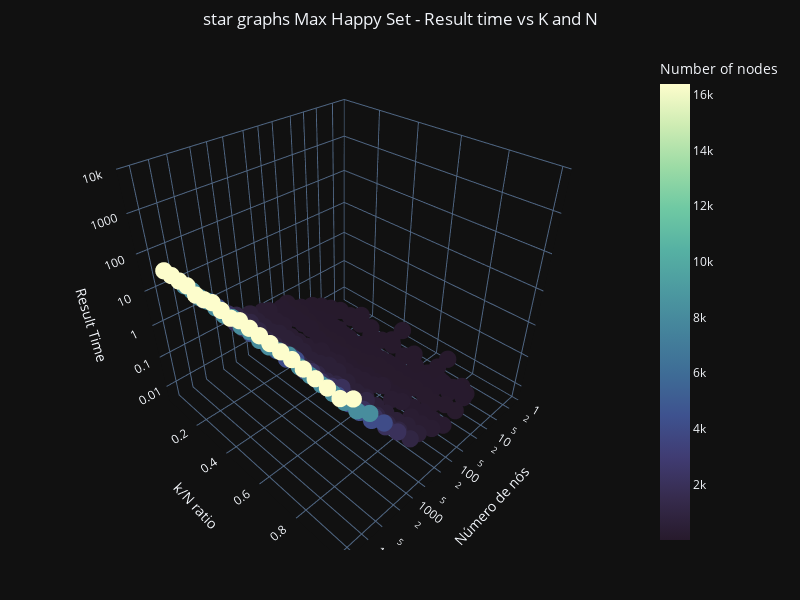
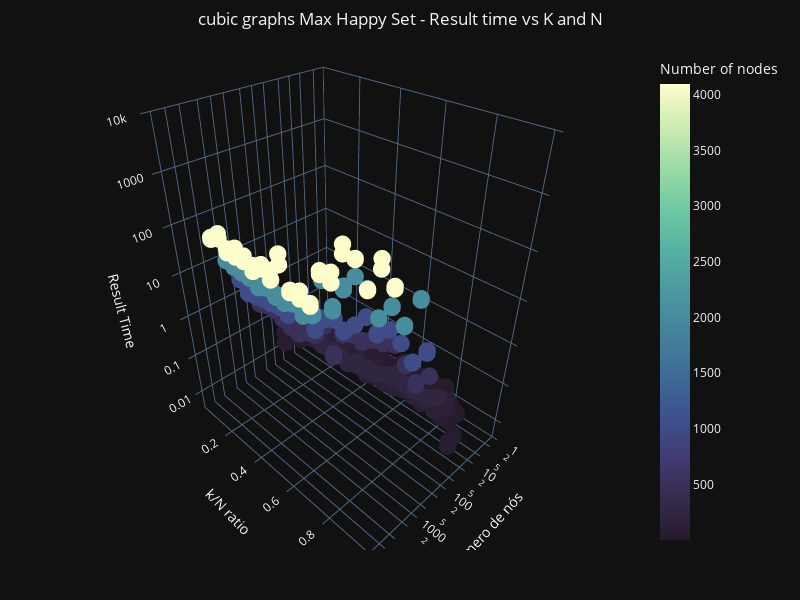
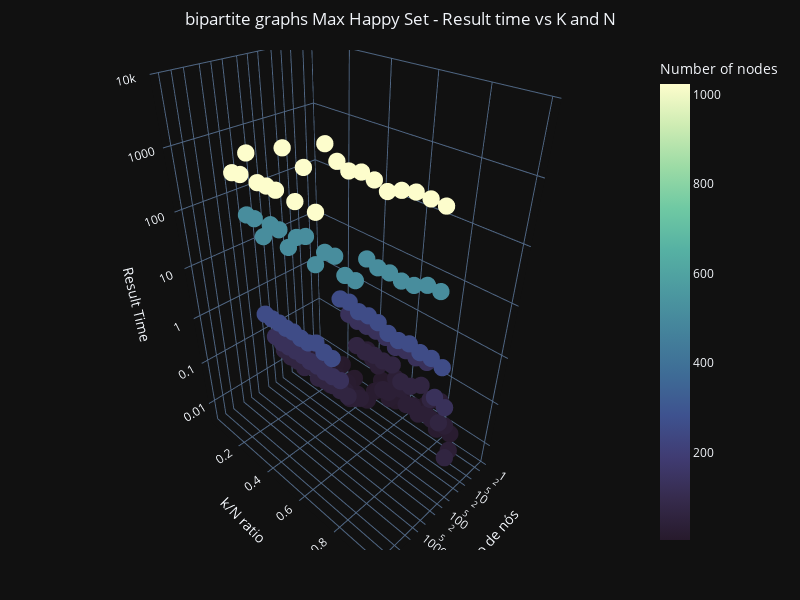
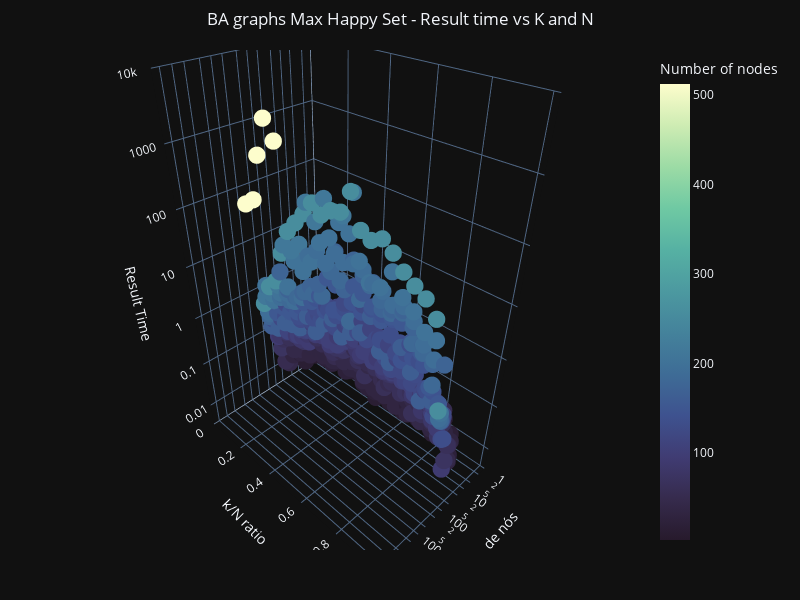

The notebook cell saved with these charts, in order:
### Code cell
GraphsResults7p6p8()

### Figure 1 — Plotly figure (JSON) as saved in the notebook; plotly's stock layout.template omitted (floating-point values rounded to 4 significant figures; data arrays with more than 128 entries replaced by an {"elided": "..."} marker saying what was removed)
{"data": [{"hovertemplate": "Number of nodes=%{marker.color}<br>k/N ratio=%{y}<br>Result Time=%{z}<extra></extra>", "legendgroup": "", "marker": {"color": {"elided": "239 int values"}, "coloraxis": "coloraxis", "size": 6, "sizemode": "area", "sizeref": 40.96, "symbol": "circle"}, "mode": "markers", "name": "", "scene": "scene", "showlegend": false, "type": "scatter3d", "x": {"elided": "239 int values"}, "y": {"elided": "239 float values"}, "z": {"elided": "239 float values"}}], "layout": {"coloraxis": {"colorbar": {"title": {"text": "Number of nodes"}}, "colorscale": [[0, "rgb(39, 26, 44)"], [0.09091, "rgb(54, 43, 77)"], [0.1818, "rgb(64, 60, 115)"], [0.2727, "rgb(62, 82, 143)"], [0.3636, "rgb(62, 108, 150)"], [0.4545, "rgb(68, 130, 155)"], [0.5455, "rgb(76, 153, 160)"], [0.6364, "rgb(86, 177, 163)"], [0.7273, "rgb(111, 201, 163)"], [0.8182, "rgb(156, 219, 165)"], [0.9091, "rgb(206, 236, 179)"], [1, "rgb(253, 253, 204)"]]}, "height": 600, "hovermode": "closest", "legend": {"borderwidth": 1, "itemsizing": "constant", "title": {"font": {"size": 12}, "text": "k/N Ratio"}, "tracegroupgap": 0, "x": 1, "y": 1}, "margin": {"b": 50, "l": 50, "r": 50, "t": 50}, "scene": {"domain": {"x": [0, 1], "y": [0, 1]}, "xaxis": {"range": [0, 4.5], "title": {"text": "Número de nós"}, "type": "log"}, "yaxis": {"title": {"text": "k/N ratio"}, "type": "linear"}, "zaxis": {"range": [-2.5, 4], "title": {"text": "Result Time"}, "type": "log"}}, "title": {"text": "star graphs Max Happy Set - Result time vs K and N", "x": 0.5, "xanchor": "center"}, "width": 800}}

### Figure 2 — Plotly figure (JSON) as saved in the notebook; plotly's stock layout.template omitted (floating-point values rounded to 4 significant figures; data arrays with more than 128 entries replaced by an {"elided": "..."} marker saying what was removed)
{"data": [{"hovertemplate": "Number of nodes=%{marker.color}<br>k/N ratio=%{y}<br>Result Time=%{z}<extra></extra>", "legendgroup": "", "marker": {"color": {"elided": "396 int values"}, "coloraxis": "coloraxis", "size": 6, "sizemode": "area", "sizeref": 10.24, "symbol": "circle"}, "mode": "markers", "name": "", "scene": "scene", "showlegend": false, "type": "scatter3d", "x": {"elided": "396 int values"}, "y": {"elided": "396 float values"}, "z": {"elided": "396 float values"}}], "layout": {"coloraxis": {"colorbar": {"title": {"text": "Number of nodes"}}, "colorscale": [[0, "rgb(39, 26, 44)"], [0.09091, "rgb(54, 43, 77)"], [0.1818, "rgb(64, 60, 115)"], [0.2727, "rgb(62, 82, 143)"], [0.3636, "rgb(62, 108, 150)"], [0.4545, "rgb(68, 130, 155)"], [0.5455, "rgb(76, 153, 160)"], [0.6364, "rgb(86, 177, 163)"], [0.7273, "rgb(111, 201, 163)"], [0.8182, "rgb(156, 219, 165)"], [0.9091, "rgb(206, 236, 179)"], [1, "rgb(253, 253, 204)"]]}, "height": 600, "hovermode": "closest", "legend": {"borderwidth": 1, "itemsizing": "constant", "title": {"font": {"size": 12}, "text": "k/N Ratio"}, "tracegroupgap": 0, "x": 1, "y": 1}, "margin": {"b": 50, "l": 50, "r": 50, "t": 50}, "scene": {"domain": {"x": [0, 1], "y": [0, 1]}, "xaxis": {"range": [0, 4.5], "title": {"text": "Número de nós"}, "type": "log"}, "yaxis": {"title": {"text": "k/N ratio"}, "type": "linear"}, "zaxis": {"range": [-2.5, 4], "title": {"text": "Result Time"}, "type": "log"}}, "title": {"text": "cubic graphs Max Happy Set - Result time vs K and N", "x": 0.5, "xanchor": "center"}, "width": 800}}

### Figure 3 — Plotly figure (JSON) as saved in the notebook; plotly's stock layout.template omitted (floating-point values rounded to 4 significant figures; data arrays with more than 128 entries replaced by an {"elided": "..."} marker saying what was removed)
{"data": [{"hovertemplate": "Number of nodes=%{marker.color}<br>k/N ratio=%{y}<br>Result Time=%{z}<extra></extra>", "legendgroup": "", "marker": {"color": {"elided": "159 int values"}, "coloraxis": "coloraxis", "size": 6, "sizemode": "area", "sizeref": 2.56, "symbol": "circle"}, "mode": "markers", "name": "", "scene": "scene", "showlegend": false, "type": "scatter3d", "x": {"elided": "159 int values"}, "y": {"elided": "159 float values"}, "z": {"elided": "159 float values"}}], "layout": {"coloraxis": {"colorbar": {"title": {"text": "Number of nodes"}}, "colorscale": [[0, "rgb(39, 26, 44)"], [0.09091, "rgb(54, 43, 77)"], [0.1818, "rgb(64, 60, 115)"], [0.2727, "rgb(62, 82, 143)"], [0.3636, "rgb(62, 108, 150)"], [0.4545, "rgb(68, 130, 155)"], [0.5455, "rgb(76, 153, 160)"], [0.6364, "rgb(86, 177, 163)"], [0.7273, "rgb(111, 201, 163)"], [0.8182, "rgb(156, 219, 165)"], [0.9091, "rgb(206, 236, 179)"], [1, "rgb(253, 253, 204)"]]}, "height": 600, "hovermode": "closest", "legend": {"borderwidth": 1, "itemsizing": "constant", "title": {"font": {"size": 12}, "text": "k/N Ratio"}, "tracegroupgap": 0, "x": 1, "y": 1}, "margin": {"b": 50, "l": 50, "r": 50, "t": 50}, "scene": {"domain": {"x": [0, 1], "y": [0, 1]}, "xaxis": {"range": [0, 4.5], "title": {"text": "Número de nós"}, "type": "log"}, "yaxis": {"title": {"text": "k/N ratio"}, "type": "linear"}, "zaxis": {"range": [-2.5, 4], "title": {"text": "Result Time"}, "type": "log"}}, "title": {"text": "bipartite graphs Max Happy Set - Result time vs K and N", "x": 0.5, "xanchor": "center"}, "width": 800}}

### Figure 4 — Plotly figure (JSON) as saved in the notebook; plotly's stock layout.template omitted (floating-point values rounded to 4 significant figures; data arrays with more than 128 entries replaced by an {"elided": "..."} marker saying what was removed)
{"data": [{"hovertemplate": "Number of nodes=%{marker.color}<br>k/N ratio=%{y}<br>Result Time=%{z}<extra></extra>", "legendgroup": "", "marker": {"color": {"elided": "565 int values"}, "coloraxis": "coloraxis", "size": 6, "sizemode": "area", "sizeref": 1.28, "symbol": "circle"}, "mode": "markers", "name": "", "scene": "scene", "showlegend": false, "type": "scatter3d", "x": {"elided": "565 int values"}, "y": {"elided": "565 float values"}, "z": {"elided": "565 float values"}}], "layout": {"coloraxis": {"colorbar": {"title": {"text": "Number of nodes"}}, "colorscale": [[0, "rgb(39, 26, 44)"], [0.09091, "rgb(54, 43, 77)"], [0.1818, "rgb(64, 60, 115)"], [0.2727, "rgb(62, 82, 143)"], [0.3636, "rgb(62, 108, 150)"], [0.4545, "rgb(68, 130, 155)"], [0.5455, "rgb(76, 153, 160)"], [0.6364, "rgb(86, 177, 163)"], [0.7273, "rgb(111, 201, 163)"], [0.8182, "rgb(156, 219, 165)"], [0.9091, "rgb(206, 236, 179)"], [1, "rgb(253, 253, 204)"]]}, "height": 600, "hovermode": "closest", "legend": {"borderwidth": 1, "itemsizing": "constant", "title": {"font": {"size": 12}, "text": "k/N Ratio"}, "tracegroupgap": 0, "x": 1, "y": 1}, "margin": {"b": 50, "l": 50, "r": 50, "t": 50}, "scene": {"domain": {"x": [0, 1], "y": [0, 1]}, "xaxis": {"range": [0, 4.5], "title": {"text": "Número de nós"}, "type": "log"}, "yaxis": {"title": {"text": "k/N ratio"}, "type": "linear"}, "zaxis": {"range": [-2.5, 4], "title": {"text": "Result Time"}, "type": "log"}}, "title": {"text": "BA graphs Max Happy Set - Result time vs K and N", "x": 0.5, "xanchor": "center"}, "width": 800}}
